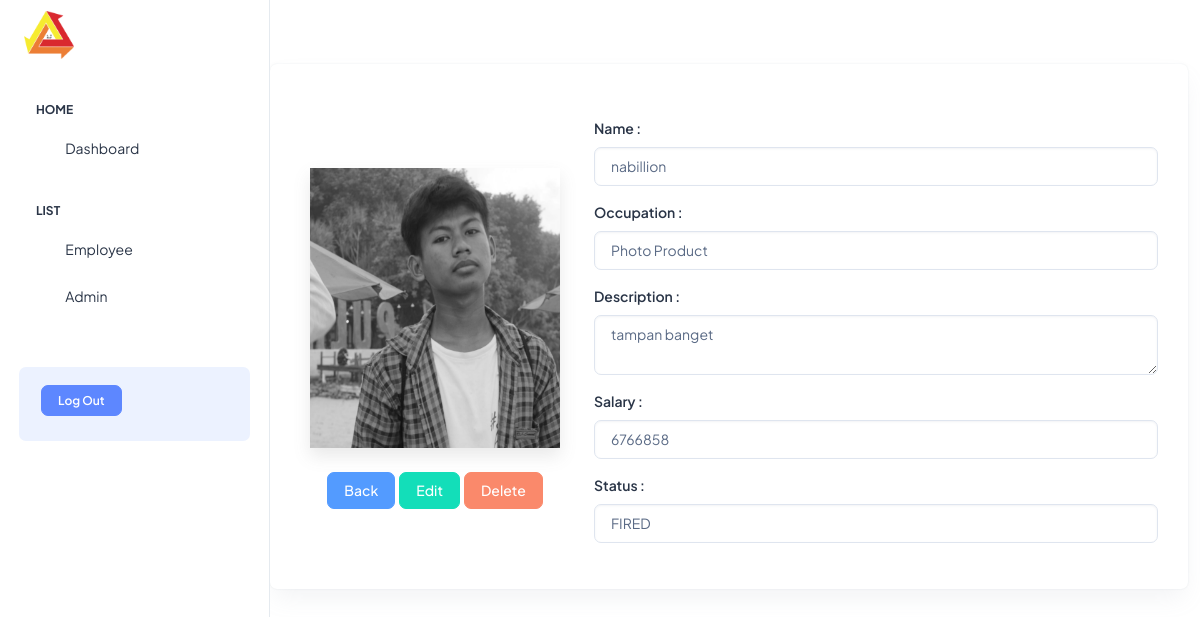
The app's page /public/employe/detail/12 (signed in) with its own data.
### tables this page shows
CREATE TABLE `employee` (
  `id` int(11) NOT NULL,
  `namee` varchar(255) NOT NULL,
  `occupation_nama` int(11) NOT NULL,
  `detail` text DEFAULT NULL,
  `salary` int(11) DEFAULT NULL,
  `created_at` timestamp NOT NULL DEFAULT current_timestamp() ON UPDATE current_timestamp(),
  `updated_at` timestamp NULL DEFAULT NULL,
  `image_profile` varchar(255) DEFAULT NULL,
  `employee_status` enum('FIRED','WORKING') DEFAULT NULL
);

CREATE TABLE `occupation` (
  `id_occupation` int(11) NOT NULL,
  `name` varchar(255) DEFAULT NULL
);

### app/core/Controller.php (called while the page is built, shortened)
<?php
class Controller{
    public function view($view, $data = []){
        require_once '../app/view/' . $view . '.php';
    }
    public function model($model){
        return new $model;
    }
}

### app/controllers/Employe.php (called while the page is built, shortened)
<?php
class Employe extends Controller
{
    public function detail($id)
    {
        $data['judul'] = 'Employe Detail';
        $data['employe'] = $this->model('Employe_model')->getEmployeById($id);
        $data['occupation'] = $this->model('Employe_model')->showAllOccupation();
        $this->view('templates/header', $data);
        $this->view('employe/detail', $data);
        $this->view('templates/footer');
    }
}

### app/core/App.php (called while the page is built, shortened)
<?php
class App{
    protected $method = "index";
    protected $params = [];
    public function __construct() {
        $url = $this->parseURL();
        if (!empty($url) && file_exists('../app/controllers/' . $url[0] . '.php')) {
            unset($url[0]);
        }
        $this->controller = new $this->controller;
        if (isset($url[1])) {
            if (method_exists($this->controller, $url[1])) {
                $this->method = $url[1];
                unset($url[1]);
            }
        }
        if (!empty($url)) {
            $this->params = array_values($url);
        }
        call_user_func_array([$this->controller, $this->method], $this->params);
    }
    public function parseURL(){
        if (isset($_GET['url'])) {
            $url = rtrim($_GET['url'], '/ ');
            $url = filter_var($url, FILTER_SANITIZE_URL);
            $url = explode('/', $url);
            return $url;
        }
    }
}

### public/index.php (called while the page is built, shortened)
<?php
$app = new App;

### app/core/Database.php (called while the page is built, shortened)
<?php
class Database{
    private $host = DB_HOST;
    private $user = DB_USER;
    private $pass = DB_PASS;
    private $db_name = DB_NAME;
    private $dbh;
    private $stmnt;
    public function __construct()
    {
        $dsn = 'mysql:host=' . $this->host . ';dbname=' . $this->db_name;
        $option = [
            PDO::ATTR_PERSISTENT => true,
            PDO::ATTR_ERRMODE => PDO::ERRMODE_EXCEPTION
        ];
        try{
            $this->dbh = new PDO($dsn, $this->user, $this->pass, $option);
        } catch(PDOException $e){
            die($e->getMessage());
        }
    }
    public function query($query){
        $this->stmnt = $this->dbh->prepare($query);
    }
    public function bind($param, $value, $type = null){
        if ( is_null($type)){
            switch( true ){
                default :
                    $type = PDO::PARAM_STR;
            }
        }
        $this->stmnt->bindValue($param, $value, $type);
    }
    public function execute(){
        $this->stmnt->execute();
    }
    public function single(){
        $this->execute();
        return $this->stmnt->fetch(PDO::FETCH_ASSOC);
    }
}

### app/models/Employe_model.php (called while the page is built, shortened)
<?php
class Employe_model
{
    private $db;
    public function __construct()
    {
        $this->db = new Database;
    }
    public function getEmployeById($id)
    {
        $this->db->query('SELECT employee.id, employee.namee, occupation.name, employee.detail, employee.salary, employee.image_profile, employee.employee_status FROM employee JOIN occupation ON employee.occupation_nama = occupation.id_occupation WHERE employee.id=:id');
        $this->db->bind('id', $id);
        return $this->db->single();
    }
    public function showAllOccupation()
    {
        $this->db->query("SELECT * FROM occupation");
        return $this->db->resultSet();
    }
}

### app/view/employe/detail.php (the view, shortened to what this page needs)
<div class="body-wrapper ">
  <div class="row me-0 mt-3">
    <div class="col-lg-12 mt-5">
      <div class="card w-100 ">
        <div class="card-body row mt-4">
          <div class="profile-image col-md-4 d-flex flex-column justify-content-center align-items-center">
            <img class="shadow <?= $data['employe']['employee_status'] == 'FIRED' ? 'filter' : '' ?>" src="<?= BASEURL; ?>/img/<?= $data['employe']['image_profile']; ?>" width="250" height="280" alt="">
            <div class="btn-box mt-4">
              <a id="delete" style="text-decoration:none; float:right;" href="<?= BASEURL; ?>/employe/delete/<?= $data['employe']['id']; ?>" class="btn btn-danger ms-1">Delete</a>
              <a style="text-decoration:none; float:right;" href="<?= BASEURL; ?>/employe/update/<?= $data['employe']['id']; ?>" class="btn btn-success ms-1 tampilModalEdit" data-bs-toggle="modal" data-bs-target="#formModal" data-id="<?= $data['employe']['id'] ?>">Edit</a>
              <a href="<?= BASEURL; ?>/employe/" class="btn btn-info">Back</a>
            </div>
          </div>
          <div class="show-detail col-md-8">
            <form action="" method="post" enctype="multipart/form-data">
              <div class="mb-3">
                <label class="form-label">Name :</label>
                <input type="text" autocomplete="true" readonly required="true" value="<?= $data['employe']['namee'] ?>" class="form-control">
              </div>
              <div class="mb-3">
                <label class="form-label">Occupation :</label>
                <input type="text" autocomplete="true" readonly required="true" class="form-control" value="<?= $data['employe']['name'] ?>">
              </div>
              <div class="mb-3">
                <label class="form-label">Description :</label>
                <textarea class="form-control" readonly required rows="2"><?= $data['employe']['detail'] ?></textarea>
              </div>
              <div class="mb-3">
                <label class="form-label">Salary :</label>
                <input type="number" readonly required class="form-control" value="<?= $data['employe']['salary'] ?>">
              </div>
              <div class="mb-3">
                <label class="form-label">Status :</label>
                <input type="text" readonly required class="form-control" value="<?= $data['employe']['employee_status'] ?>">
              </div>
            </form>
          </div>
        </div>
      </div>
    </div>
  </div>
</div>

### app/view/templates/header.php (shortened to what this page needs)
<!DOCTYPE html>
<html lang="en">
<!doctype html>
<html lang="en">
<head>
    <link rel="stylesheet" href="<?= BASEURL; ?>/css/styles.min.css" />
    <link rel="stylesheet" href="<?= BASEURL; ?>/css/employe.css">
</head>
<body>
    <div class="page-wrapper" id="main-wrapper" data-layout="vertical" data-navbarbg="skin6" data-sidebartype="full" data-sidebar-position="fixed" data-header-position="fixed">
        <aside class="left-sidebar">
            <div>
                <div class="brand-logo d-flex align-items-center justify-content-between">
                    <a href="<?= BASEURL; ?>" class="text-nowrap logo-img">
                        <img class="text-center" src="<?= BASEURL; ?>/images/logos/LOGO LSNF TERBARU.png" width="50" alt="" />
                    </a>
                </div>
                <nav class="sidebar-nav scroll-sidebar" data-simplebar="">
                    <ul id="sidebarnav">
                        <li class="nav-small-cap">
                            <span class="hide-menu">Home</span>
                        </li>
                        <li class="sidebar-item">
                            <a class="sidebar-link" id="dashboard" href="<?= BASEURL; ?>/dashboard" aria-expanded="false">
                                <span>
                                    <i class="ti ti-layout-dashboard"></i>
                                </span>
                                <span class="hide-menu">Dashboard</span>
                            </a>
                        </li>
                        <li class="nav-small-cap">
                            <span class="hide-menu">List</span>
                        </li>
                        <li class="sidebar-item">
                            <a class="sidebar-link" id="employe" href="<?= BASEURL; ?>/employe" aria-expanded="false">
                                <span>
                                    <i class="ti ti-article"></i>
                                </span>
                                <span class="hide-menu">Employee</span>
                            </a>
                        </li>
                        <li class="sidebar-item">
                            <a class="sidebar-link" id="admin" href="<?= BASEURL; ?>/admin" aria-expanded="false">
                                <span>
                                    <i class="ti ti-alert-circle"></i>
                                </span>
                                <span class="hide-menu">Admin</span>
                            </a>
                        </li>
                    </ul>
                    <div class="unlimited-access hide-menu bg-light-primary position-relative mb-7 mt-5 rounded">
                        <div class="d-flex">
                            <div class="unlimited-access-title me-3">
                                <a href="<?= BASEURL; ?>/auth/logout" target="_blank" class="btn btn-primary fs-2 fw-semibold lh-sm">Log Out</a>
                            </div>
                        </div>
                    </div>
                </nav>
            </div>
        </aside>

### app/view/templates/footer.php (shortened to what this page needs)
</body>
</html>

### public/css/employe.css (style rules this page uses)
.filter { filter: grayscale(100%); }

### records on screen
employee: image_profile (picture), namee "nabillion", occupation_nama.name "Photo Product", detail "tampan banget", salary "6766858", employee_status "FIRED"
